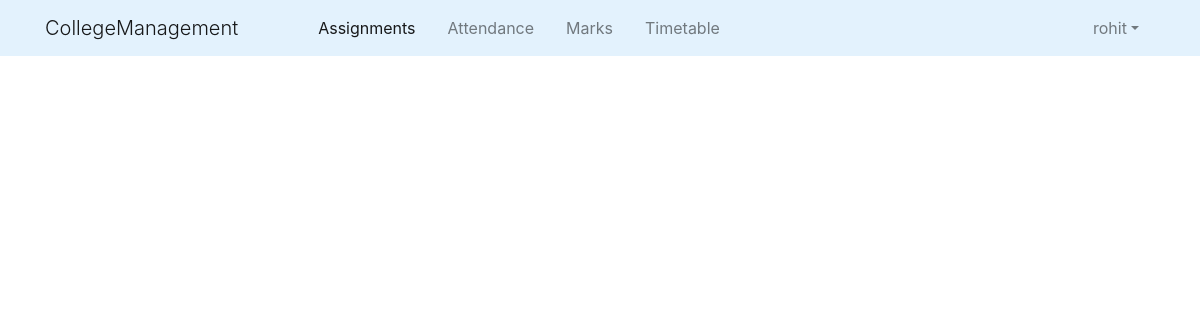
Before: /home/ (signed in) with the older database file.
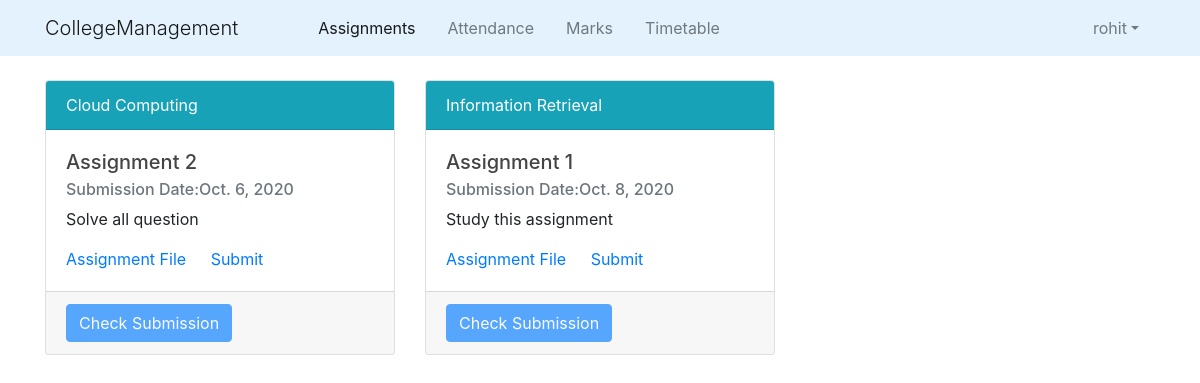
After: the same page with the newer database file.
### college_info/models.py (models this page shows)
class User(AbstractUser):
    @property
    def is_teacher(self):
        if hasattr(self,'staff'):
            return True
        else:
            return False
    @property
    def is_student(self):
        if hasattr(self,'student'):
            return True
        else:
            return False

class Assignment(models.Model):
    teach = models.ForeignKey(Teaches,on_delete=models.CASCADE)
    title = models.CharField(max_length=100)
    message = models.TextField()
    submission_date = models.DateField()
    doc = models.FileField(upload_to='assignments')
    def __str__(self):
        return '{}'.format(self.teach)
    @property
    def date_passed(self):
        return date.today() > self.submission_date

class Teaches(models.Model):
    batch = models.ForeignKey(Batch,on_delete=models.CASCADE)
    course = models.ForeignKey(Course,on_delete=models.CASCADE)
    staff = models.ForeignKey(Staff,on_delete=models.CASCADE)
    class Meta:
        unique_together=['batch','course','staff']
    def __str__(self):
        btch = Batch.objects.get(id = self.batch_id)
        crs = Course.objects.get(id = self.course_id)
        stf = Staff.objects.get(id=self.staff_id)
        return '{}:{}'.format(btch,crs)

class Course(models.Model):
    id = models.CharField(primary_key=True,max_length=50)
    name = models.CharField(max_length=50)
    department = models.ForeignKey(Dept,on_delete=models.CASCADE)
    def __str__(self):
        return '{}'.format(self.name)

### college_info/views.py (the view)
# urls.py: 2. Add a URL to urlpatterns:  path('', views.home, name='home')
@login_required()
def home(request):
    context={}
    if request.user.is_teacher:
        if request.method == 'POST':
            form = AssignmentForm(request.POST,request.FILES)
            if form.is_valid():
                form.save()
                return redirect('home')
        else:
            form = AssignmentForm()
            form.fields['teach'].queryset=Teaches.objects.filter(staff__id=request.user.staff.id)
            context['assignments']=Assignment.objects.filter(teach__staff__id=request.user.staff.id)
            context['form']=form
        return render(request,'college_info/staff_home.html',context)
    else:
        if request.method=='POST':
            assignment = request.POST['assignment']
            submit = request.FILES['submitfile']
            student = request.user.student
            assign = Assignment.objects.get(id=assignment)
            submission = Submission(assignment=assign,student=student,doc=submit)
            submission.save()
            return redirect('home')
        else:
            context['assignments']=Assignment.objects.filter(teach__batch__id=request.user.student.batch_id.id)
            sub_objs= Submission.objects.filter(student=request.user.student)
            l=[]
            for obj in sub_objs:
                a = Assignment.objects.get(submission=obj)
                l.append(a)
            context['submitted']=l
            context['submissions']=sub_objs
    return render(request,'college_info/home.html',context)

### college_info/models.py (called while the page is built)
    def __str__(self):
        return '{}'.format(self.name)

    def __str__(self):
        d = Dept.objects.get(name=self.department)
        return '{}:{}{}'.format(d.name,self.sem,self.section)

### college_info/templates/college_info/home.html (shortened to what this page needs)
{% extends "college_info/base.html" %}
{% load crispy_forms_tags %}
{% block content %}
    <div class="container">
        {% if assignments %}
            <div class="row">
                {% for assign in assignments %}
                    {% if not assign.date_passed %}
                        <div class="col-md-4">
                            <div class="card mb-2">
                                <div class="card-header text-white bg-info">
                                {{ assign.teach.course }}
                                </div>
                                <div class="card-body">
                                    <h5 class="card-title">{{ assign.title }}</h5>
                                    <h6 class="card-subtitle mb-2 text-muted">Submission Date:{{ assign.submission_date }}</h6>
                                    <p class="card-text">{{ assign.message }}</p>
                                    <a href="{{ assign.doc.url }}" class="card-link">Assignment File</a>
                                    {% if assign in submitted %}
                                        <a class="card-link text-muted">Submitted</a>
                                    {% else %}
                                        <a href="#" class="card-link" data-toggle="modal" data-target="#submissionform{{ assign.id }}">Submit</a>
                                    {% endif %}
                                </div>
                                <div class="card-footer">
                                    {% if assign in submitted %}
                                        {% for objs in submissions %}
                                            {% ifequal assign objs.assignment  %}
                                                <a href="{{ objs.doc.url }}" class="btn btn-primary">Check Submission</a>
                                            {% endifequal %}
                                        {% endfor %}
                                    {% else %}
                                            <button type="button" class="btn btn-primary" disabled>Check Submission</button>
                                    {% endif %}
                                </div>
                            </div>
                        </div>
                    {% endif %}
                {% endfor %}
            </div>
        {% else %}
            <div class="row justify-content-center">
                <h1 class="display-4 text-muted">No Assignments</h1>
            </div>
        {% endif %}
    </div>
{% endblock content %}

### college_info/templates/college_info/base.html (shortened to what this page needs)
{% load static %}
<!DOCTYPE html>
<html lang="en" dir="ltr">
  <head>
    <link rel="stylesheet" href="https://maxcdn.bootstrapcdn.com/bootstrap/4.0.0/css/bootstrap.min.css">
    <link href="//cdn.bootcss.com/bootstrap-datetimepicker/4.17.44/css/bootstrap-datetimepicker.min.css" rel="stylesheet">
    <link rel="stylesheet" type="text/css" href="{% static 'college_info/style.css' %}">
    <link rel="stylesheet" href="http://code.jquery.com/ui/1.11.0/themes/smoothness/jquery-ui.css">
  </head>
  <body>
    <header class="site-header topheader">
      <nav class="navbar navbar-expand-md navbar-light fixed-top" style="background-color:#e3f2fd">
        {% if request.user.is_authenticated %}
        <div class="container">
          <span class="navbar-brand display-1">CollegeManagement</span>
          <div class="collapse navbar-collapse" id="navbarcontent">
            <div class="navbar-nav ml-5">
              <a class="nav-item nav-link active mx-2 " href="{% url 'home' %}">Assignments</a>
              {% if request.user.is_student %}
                <a class="nav-item nav-link mx-2" href="{% url 'student_attendance' request.user.student.roll_no %}">Attendance</a>
              {% else %}
                <a class="nav-item nav-link mx-2" href="{% url 'staff_teaches' request.user.staff.id 1 %}">Attendance</a>
              {% endif %}
              {% if request.user.is_student %}
                <a class="nav-item nav-link mx-2" href="{% url 'student_marks' request.user.student.roll_no %}">Marks</a>
              {% else %}
                <a class="nav-item nav-link mx-2" href="{% url 'staff_teaches' request.user.staff.id 2 %}">Marks</a>
              {% endif %}
              {% if request.user.is_student %}
                <a class="nav-item nav-link mx-2" href="{% url 'student_timetable' request.user.student.batch_id.id %}">Timetable</a>
              {% else %}
                <a class="nav-item nav-link mx-2" href="{% url 'staff_timetable' request.user.staff.id %}">Timetable</a>
              {% endif %}
            </div>
            <ul class="navbar-nav ml-auto">
              <li class="nav-item dropdown ml-5">
                <a class="nav-link dropdown-toggle mx-2 " id="navbarDropdown" data-toggle="dropdown" href="#">{{ request.user.username }}</a>
              </li>
            </ul>
          </div>
        </div>
        {% else %}
        <div class="container justify-content-center">
          <span class="navbar-brand display-1 ">CollegeManagement</span>
        </div>
        {% endif %}
      </nav>
    </header>
    {% block content %}{% endblock %}
  </body>
</html>

### college_info/static/college_info/style.css (style rules this page uses)
body { margin-top:5rem; }
h1, h2, h3, h4, h5, h6 { color: #444444; }

Changed rows visible on the page:
added Assignment: teach.course "Cloud Computing", title "Assignment 2", submission_date "Oct. 6, 2020", message "Solve all question", shows "Check Submission"
added Assignment: teach.course "Information Retrieval", title "Assignment 1", submission_date "Oct. 8, 2020", message "Study this assignment", shows "Check Submission"
